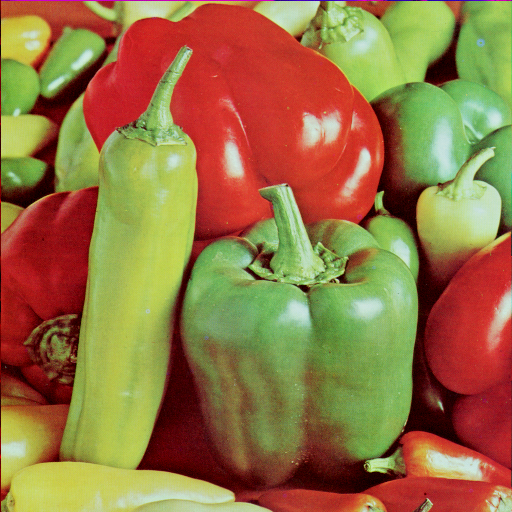
%> input picture peppers.tiff, 512 x 512 px
$ octave OGS_MCTV_APE_ADMM_color_demo.m   (GNU Octave 9; MATLAB toolbox functions it lacks are replaced by stand-ins)
%> lines starting %> are read from the running program, lines starting %| are printed output that depends on the picture
### BSNR2WGNsigma.m
function sigma = BSNR2WGNsigma(g, BSNR)
%% Compute the standard deviation of the blur image.
%%

sigma = sqrt(norm(g(:)-mean(g(:)),2)^2 /(numel(g)*10^(BSNR/10)));

### OGS_MCTV_APE_ADMM_color_demo.m
%demo of APE_ADMM algorithm (TV regualrized ADMM with adaptive parameter estimation)

clc; clear all; close all;
path(path,genpath(pwd));
%%%%%%%%%%%%%%%%%%%%%%%%%%%%%%%%%%%%%%%%%%%%%%%%%%%%%%%%%%%%%%%%%%%%%%%%%%%%%%%%%%%%%%%%%%%%%%%%%%%%%%%%%%%%%%%%%%%%%%%%%%%%%%%%%%%%%%%%%%%%%%%%%%%%%%%%%%%%%%%%%%%%
%%%%%%%%%%%%%%%%%%%%%%%%%%%%%%%%%%%%%%%%%%%%%%%%%%%%%%%%%%%%%%%%%%%%%%%%%%%%%%%%%%%%%%%%%%%%%%%%%%%%%%%%%%%%%%%%%%%%%%%%%%%%%%%%%%%%%%%%%%%%%%%%%%%%%%%%%%%%%%%%%%%%

%%%%%%%%%%%%%%%%%%%%%%%%%%%%%%%%%%%%%%%%%%%%%%%%%%%%%%%%%%%%%%%%%%%%%%%%%%%%%%%%%%%%%%%%%%%%%%%%%%%%%%%%%%%%%%%%%%%%%%%%%%%%%%%%%%%%%%%%%%%%%%%%%%%%%%%%%%%%%%%%%%%%
%%%%%%%%%%%%%%%%%%%%%%%%%%% %%%%%%%%%%%%%%%%%%%%%%%%%%%%%%%%%%%%%%%%%%%%%%%%%%%%%%%%%%%%%%%%%%%%%%%%%%%%%%%%%%%%%%%%%%%%%%%%%%%%%%%%%%%%%%%%%%%%%%%%%%%%%%%%%%%%%%%%%
% Generating the observed image

%  I     =   imread('Einstein256.bmp');
%   I =imresize(imread('peppers.tiff'),[256,256]);
 I =imread('peppers.tiff');
%> I is the input picture: size 512x512x3 uint8; mean R, G, B 149.8, 115.6, 66.5
%  I =imread('4.1.05.tiff'); % house


% OrgSigma= 30;

in=double(I);

% r通道
ur    =   in(:,:,1);
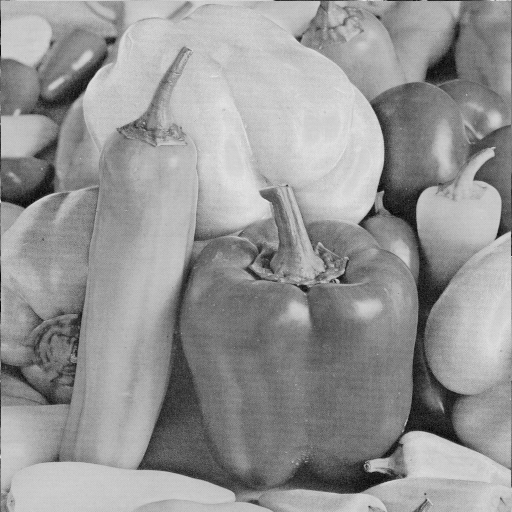
%> ur: size 512x512 double; min 0, max 231, mean 149.8
Nr     =   numel(ur);
%> Nr = 262144
[m_r,n_r] =   size(ur);
%> m_r = 512; n_r = 512

%blur kernel definition
%  K     =   fspecial('average',15); %for denoising

K     =   fspecial('Gaussian',9,5); % for debluring
%  K   =   fspecial('motion',15,5);

blur_im_r  = imfilter(ur,K,'circular','conv');
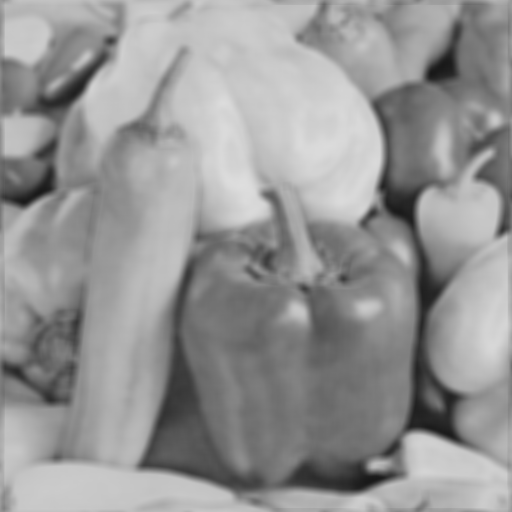
%> blur_im_r: size 512x512 double; min 24.73, max 222.5, mean 149.8

BSNR_r= 40;%20*log10(norm(blur_im_r(:)-mean(blur_im_r(:)),'fro')/sqrt(Nr)/OrgSigma);
fprintf('BSNR of the observed image: %g dB.\n', BSNR_r);
  OrgSigma = BSNR2WGNsigma(blur_im_r, BSNR_r);
%> in BSNR2WGNsigma, `sigma = sqrt(norm(g(:)-mean(g(:)),2)^2 /(numel(g)*10^(BSNR/10)));`: sigma = 0.421
%> OrgSigma = 0.421

F_r        = blur_im_r + OrgSigma*randn(m_r,n_r);         %add noise


tao0=0.006; %for Gaussian/average blur this one is ok; for moving blur it should be larger
tao1=0.03;
% slightly tuning tao0 or tao1 may cause more appealing result
if size(K)==1
tao  = -BSNR_r*tao1+1.09; %for denoising
else
tao  = -BSNR_r*tao0+1.09; %for deblurring
end
c    =  tao*m_r*n_r*OrgSigma.^2; % upper bound for the constraint
%> c = 39546.1


Param_r.OrigIm     = ur;      Param_r.MaxIter    = 1500;
Param_r.SolRE      = 1e-5 ;Param_r.UpBound    = c;
%> after `Param_r.UpBound = c`: Param_r.UpBound = 39546.1
Param_r.Beta       =2;       Param_r.Gamma      =1;
Param_r.Tao        = 1;       Param_r.BSNR       = BSNR_r;

%%***********************************************************
%> (the run ends here)

$ run again, with 4.1.05.tiff copied over peppers.tiff
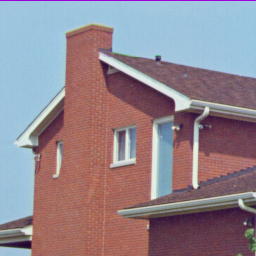
%> input picture 4.1.05.tiff, 256 x 256 px
%> I is the input picture: size 256x256x3 uint8; mean R, G, B 146.6, 133, 142
%> `ur    =   in(:,:,1);`:
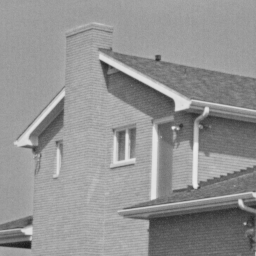
%> ur: size 256x256 double; min 26, max 234, mean 146.6
%> `blur_im_r  = imfilter(ur,K,'circular','conv');`:
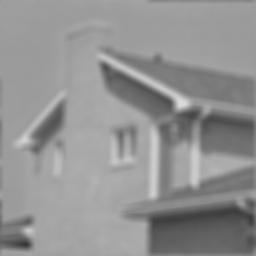
%> blur_im_r: size 256x256 double; min 53.68, max 218.5, mean 146.6
%> sigma = 0.269
%> c = 4032.8

$ run again, with man.tiff copied over peppers.tiff
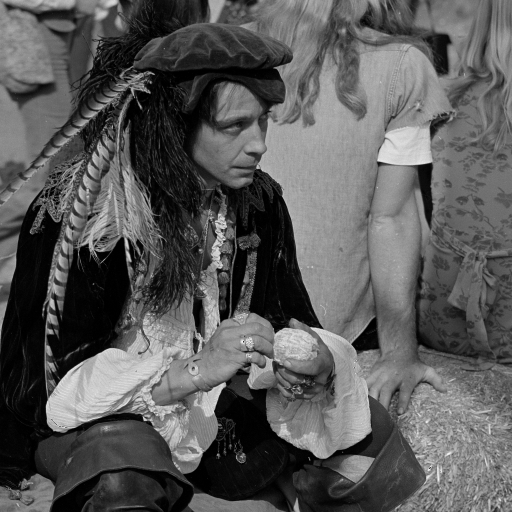
%> input picture man.tiff, 1024 x 1024 px (shown at 1/2 size)
%> I is the input picture: size 1024x1024 uint8; min 0, max 255, mean 89
%> `blur_im_r  = imfilter(ur,K,'circular','conv');`:
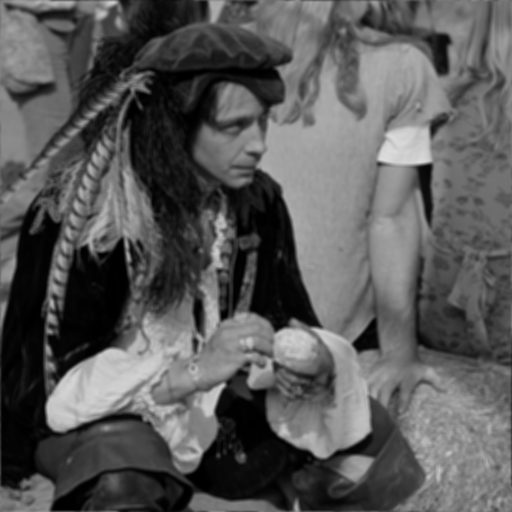
%> blur_im_r: size 1024x1024 double (shown at 1/2 size); min 0.0423, max 222.6, mean 89
%> sigma = 0.548
%> `F_r        = blur_im_r + OrgSigma*randn(m_r,n_r);`:
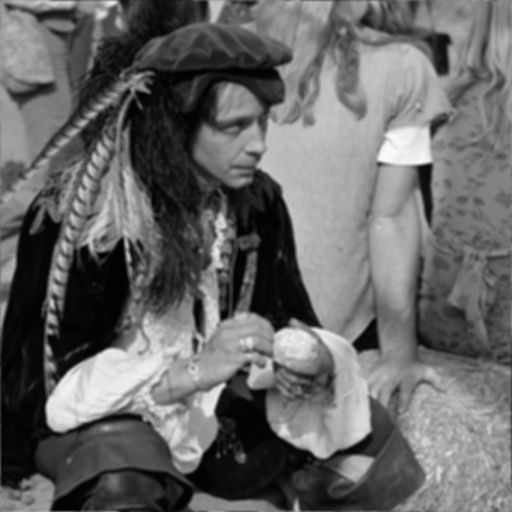
%> F_r: size 1024x1024 double (shown at 1/2 size); min -1.88, max 223, mean 89; drawn with min black and max white
%> c = 267457.6
